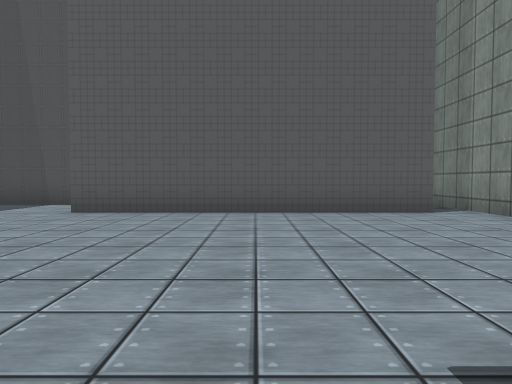
view 1 (above)

21 first-person views from a walk through a Unity game level. The camera is 1.2 m above the floor, tilts 2° down and sees 75° across. The floor is counted in squares, 2 m on a side. Each view is taken from the middle of a square. On the plan, view 1 faces up. The plan holds only what a view shows up to about 10 squares ahead; the rest is blank. The place goes on beyond the plan. The player is left out. Some surface patterns are stand-ins.

view 2
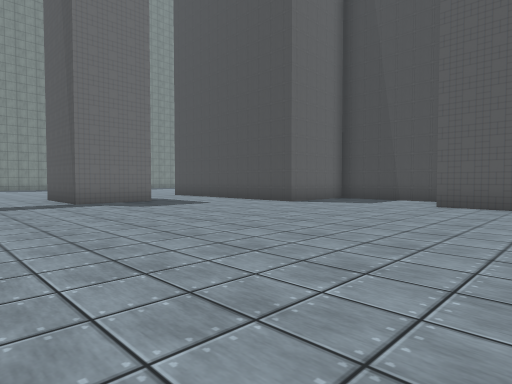

view 3
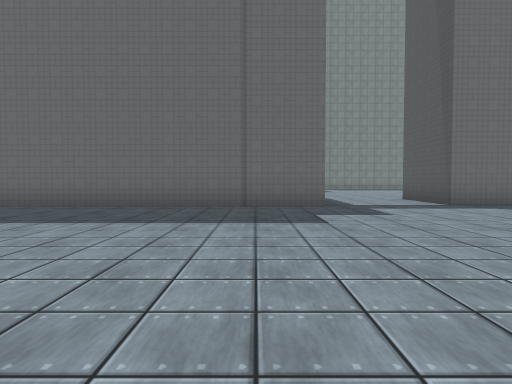

view 4
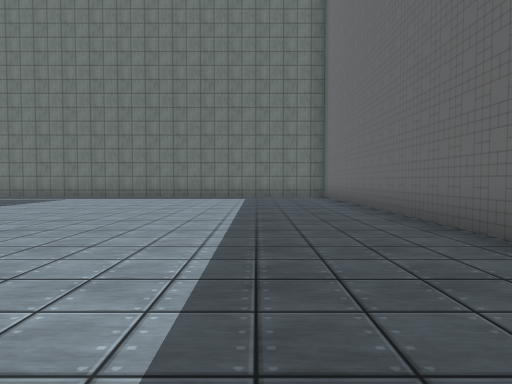

view 5
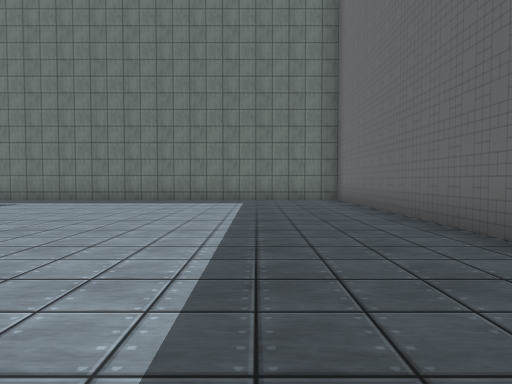

view 6
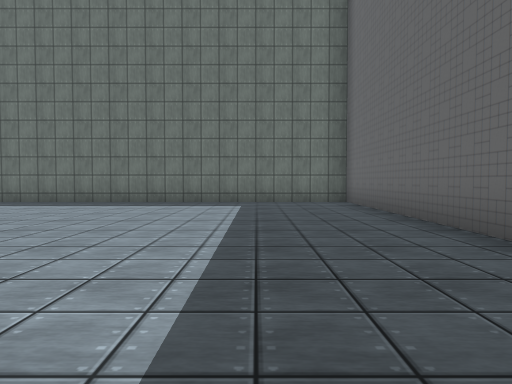

view 7
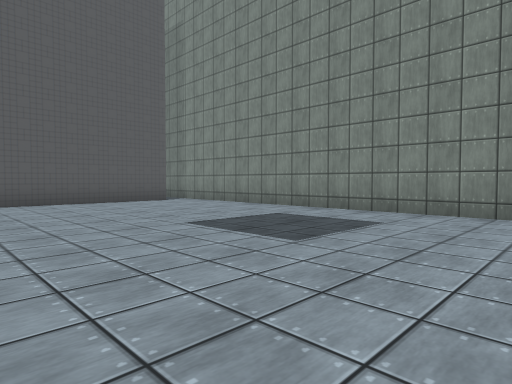

view 8
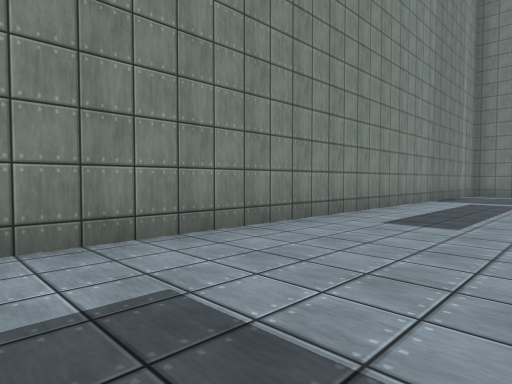

view 9
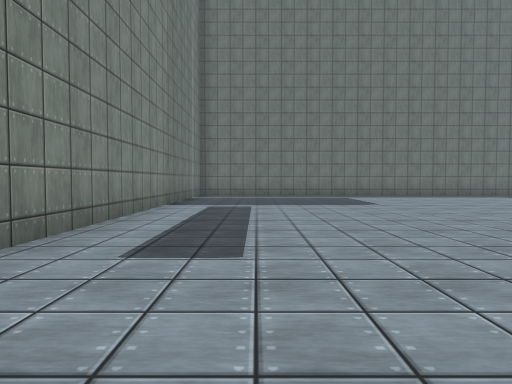

view 10
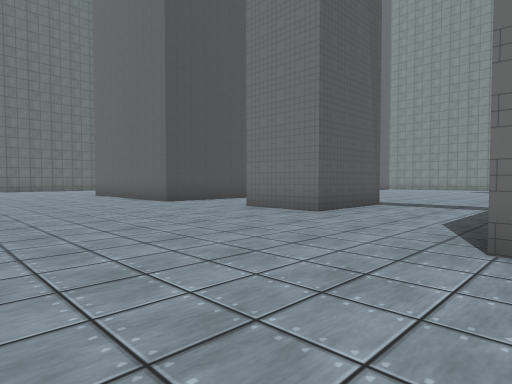

view 11
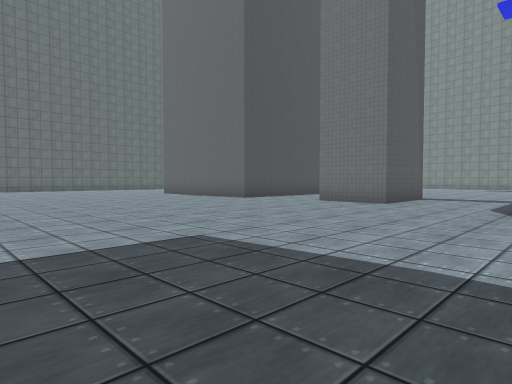

view 12
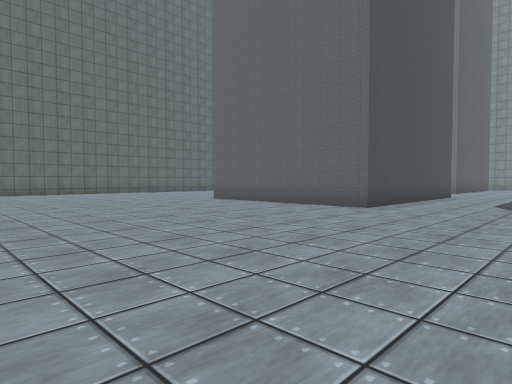

view 13
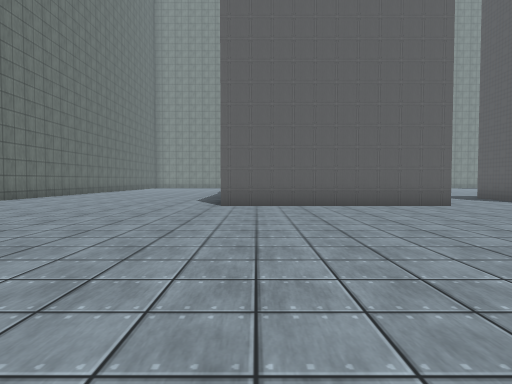

view 14
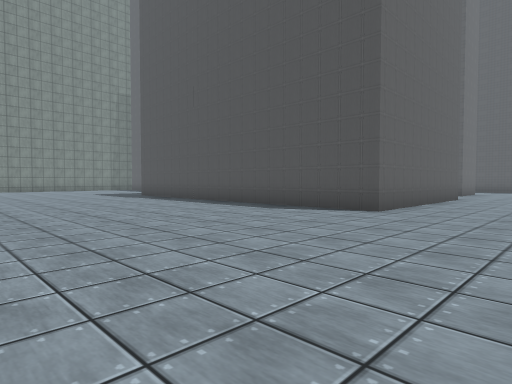

view 15
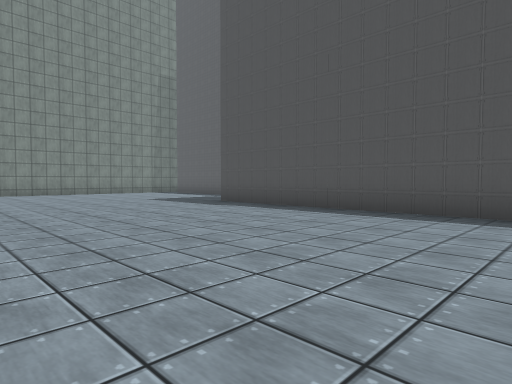

view 16
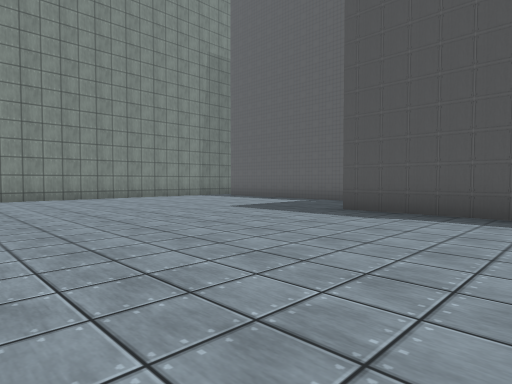

view 17
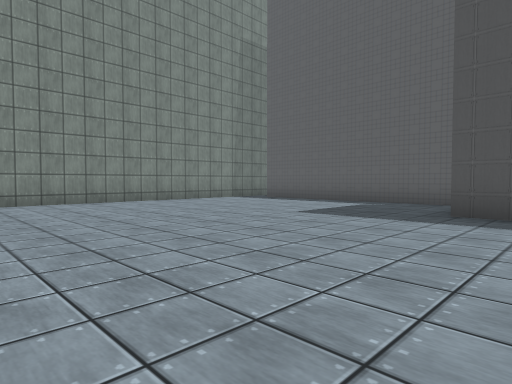

view 18
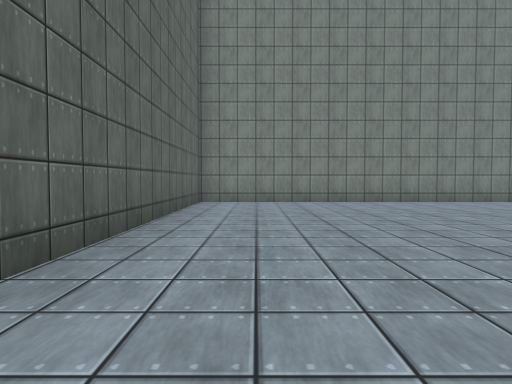

view 19
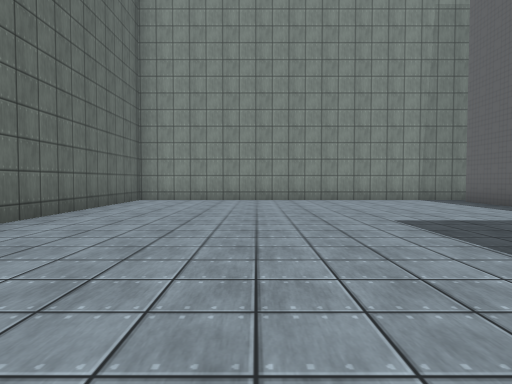

view 20
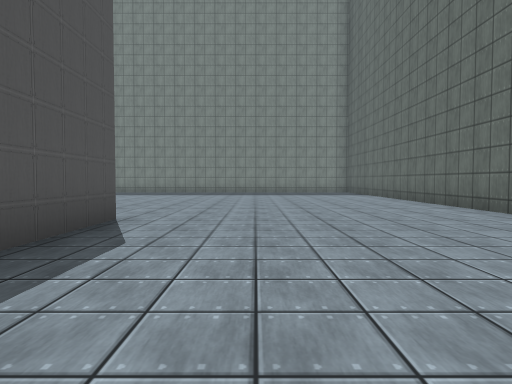

view 21
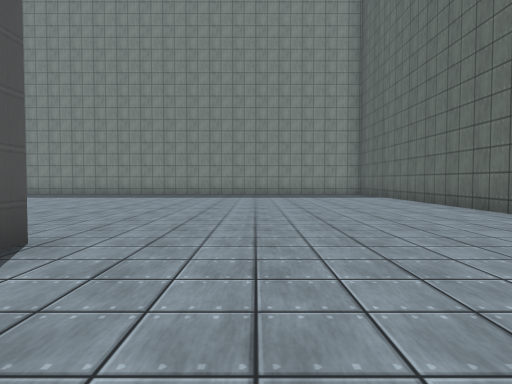

### Floor plan
Points are (right, up) in squares from view 1. A wall is a line through its corners. A room is listed if a view was taken in it or the views show most of it. See-through windows are left out.
Room 1 (views 1, 2, 3, 4, 5, 6, 7, 8, 9)
walls: (-9.5, -2.4) (-9.5, -15.2) (0.1, -15.2); (4.2, -12) (4.2, 6.5); (-10, 2.8) (-10, 0.7); (-7, 6.2) (-7, 5.4) (-8.5, 5.4); (3.4, 6.2) (-3.5, 6.2); (-4, 8.1) (-6.2, 8.1)
ways out: opening at (-9.8, 1.5) to room 2; opening at (4, 7.5) to room 2
Room 2 (views 10, 11, 12, 13, 14, 15, 16, 17, 18, 19, 20, 21)
walls: (-11.5, 2.7) (-11, 2.7); (-8.5, 5.4) (-13.2, 5.4) (-13.2, 10.8) (-3.4, 10.8); (-10, 0.7) (-12.6, 0.7) (-12.6, 2.8); (-13.9, 17.5) (-20, 17.5); (-2.8, 8.2) (3.4, 8.2); (4.2, 6.5) (4.2, 17.5) (-3, 17.5)
ways out: opening at (-9.8, 1.5) to room 1; opening at (4, 7.5) to room 1

Where each view was taken, in squares from view 1:
view 1: 0 up, 0 right, facing up
view 2: 2 down, 1 left, facing up-left
view 3: 4 down, 2 left, facing left
view 4: 3 down, 7 left, facing down
view 5: 5 down, 7 left, facing down
view 6: 6 down, 7 left, facing down
view 7: 3 down, 2 left, facing up-right
view 8: 0 up, 1 right, facing down-right
view 9: 2 down, 2 right, facing down
view 10: 3 down, 18 left, facing up-right
view 11: 3 down, 21 left, facing up-right
view 12: 2 up, 20 left, facing up-right
view 13: 10 up, 21 left, facing right
view 14: 17 up, 16 left, facing down-right
view 15: 17 up, 11 left, facing down-right
view 16: 17 up, 7 left, facing down-right
view 17: 17 up, 5 left, facing down-right
view 18: 16 up, 5 left, facing right
view 19: 14 up, 6 left, facing right
view 20: 13 up, 8 left, facing left
view 21: 13 up, 10 left, facing left
